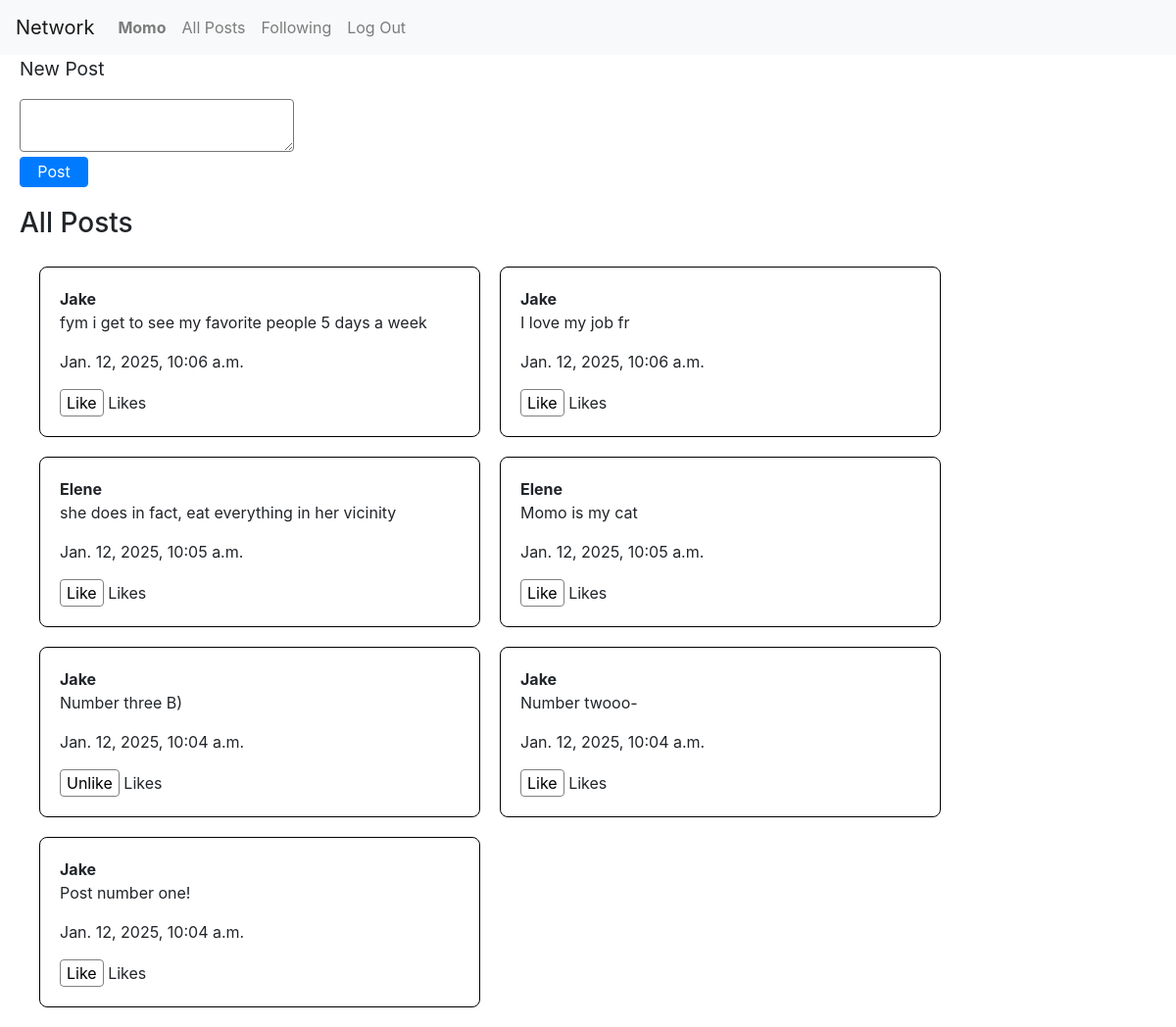
The page /following (signed in) on the database its author committed.
### network/models.py (models this page shows, shortened)
class User(AbstractUser):
    name = models.CharField(max_length=64, blank=True)
    following = models.ManyToManyField('self', symmetrical=False, related_name='followers')

class Post(models.Model):
    user = models.ForeignKey(User, on_delete=models.CASCADE, related_name='posts')  #link post to the user
    body = models.TextField()
    timestamp = models.DateTimeField(auto_now_add=True) #automatically sets the time
    likes = models.ManyToManyField(User, related_name="liked_posts", blank=True)

### network/views.py (the view)
# urls.py: path('following', views.following, name='following'),
@login_required
def following(request):
   following_users = request.user.following.all()
   post_list = Post.objects.filter(user__in=following_users).order_by('-timestamp')
   paginator = Paginator(post_list, 10)
   page_number = request.GET.get('page')
   posts = paginator.get_page(page_number)
   return render(request, "network/index.html", {
       "posts": posts,
       "following_page": True
   })

### network/templates/network/index.html (shortened to what this page needs)
{% extends "network/layout.html" %} {% block body %}
<div class="create-container">
	{% if request.user.is_authenticated %}
	<p class="new-post-header">New Post</p>
	<form class="create-form" action="{% url 'newpost' %}" method="POST">
		<textarea name="body"></textarea>
		<input type="submit" value="Post" class="create-post-btn btn btn-primary" />
	</form>
	{% else %}
	<p>Please log in to create a post.</p>
	{% endif %}
</div>
<div class="all-posts-container">
	<h3 class="all-posts-header">All Posts</h3>
	<div class="post-list">
		{% for post in posts %}
		<div class="post" id="post-{{ post.id }}">
			<a class="username-class" href="{% url 'profile' post.user.username %}"
				>{{ post.user.username }}</a
			>
			<div class="post-content" id="content-{{ post.id }}">
				<p class="post-body" id="post-body-{{ post.id }}">{{post.body}}</p>
			</div>
			<p>{{post.timestamp}}</p>
			{% if user.is_authenticated %}
			<button class="like-btn" data-post-id="{{ post.id }}">
				{% if user in post.likes.all %} Unlike {% else %} Like {% endif %}
			</button>
			{% endif %}
			<span>Likes</span>
		</div>
		{% endfor %}
	</div>
</div>
{% endblock %}

### network/templates/network/layout.html (shortened to what this page needs)
{% load static %}
<!DOCTYPE html>
<html lang="en">
	<head>
		<link
			rel="stylesheet"
			href="https://stackpath.bootstrapcdn.com/bootstrap/4.4.1/css/bootstrap.min.css"
		/>
		<link href="{% static 'network/styles.css' %}" rel="stylesheet" />
	</head>
	<body>
		<nav class="navbar navbar-expand-lg navbar-light bg-light">
			<a class="navbar-brand" href="#">Network</a>
			<div class="layout-div">
				<ul class="navbar-nav mr-auto">
					{% if user.is_authenticated %}
					<li class="nav-item">
						<a class="nav-link" href="#"
							><strong>{{ user.username }}</strong></a
						>
					</li>
					{% endif %}
					<li class="nav-item">
						<a class="nav-link" href="{% url 'index' %}">All Posts</a>
					</li>
					{% if user.is_authenticated %}
					<li class="nav-item">
						<a class="nav-link" href="{% url 'following' %}">Following</a>
					</li>
					<li class="nav-item">
						<a class="nav-link" href="{% url 'logout' %}">Log Out</a>
					</li>
					{% endif %}
				</ul>
			</div>
		</nav>
		<div class="body">{% block body %} {% endblock %}</div>
	</body>
</html>

### network/static/network/styles.css (style rules this page uses)
.create-container { height: 25%; width: 25%; padding-left: 20px; }
.create-form { display: flex; flex-direction: column; width: 100%; height: 100%; }
.create-post-btn { margin-top: 5px; width: 25%; padding-top: 2px; padding-bottom: 3px; }
.new-post-header { font-size: 1.2em; }
.all-posts-container { width: 80%; padding-left: 20px; padding-bottom: 20px; }
.post-list { list-style-type: none; padding-left: 20px; margin-top: 20px; display: grid; grid-template-columns: repeat(auto-fit, minmax(300px, 1fr)); gap: 20px; }
.post { padding: 20px; width: auto; border: 1px solid black; height: auto; border-radius: 8px; word-wrap: break-word; overflow-wrap: break-word; position: relative; }
.all-posts-header { margin-top: 20px; text-wrap: wrap; }
textarea { border-radius: 4px; }
a { color: inherit; }
button { background-color: transparent; border: 1px gray solid; border-radius: 4px; }
.username-class { font-weight: bold; }

### rows shown on the page
User: username "Momo"
Post: user.username "Jake", body "fym i get to see my favorite people 5 days a week", timestamp "Jan. 12, 2025, 10:06 a.m.", shows "Like"
Post: user.username "Jake", body "I love my job fr", timestamp "Jan. 12, 2025, 10:06 a.m.", shows "Like"
Post: user.username "Elene", body "she does in fact, eat everything in her vicinity", timestamp "Jan. 12, 2025, 10:05 a.m.", shows "Like"
Post: user.username "Elene", body "Momo is my cat", timestamp "Jan. 12, 2025, 10:05 a.m.", shows "Like"
Post: user.username "Jake", body "Number three B)", timestamp "Jan. 12, 2025, 10:04 a.m.", shows "Unlike"
Post: user.username "Jake", body "Number twooo-", timestamp "Jan. 12, 2025, 10:04 a.m.", shows "Like"
Post: user.username "Jake", body "Post number one!", timestamp "Jan. 12, 2025, 10:04 a.m.", shows "Like"
